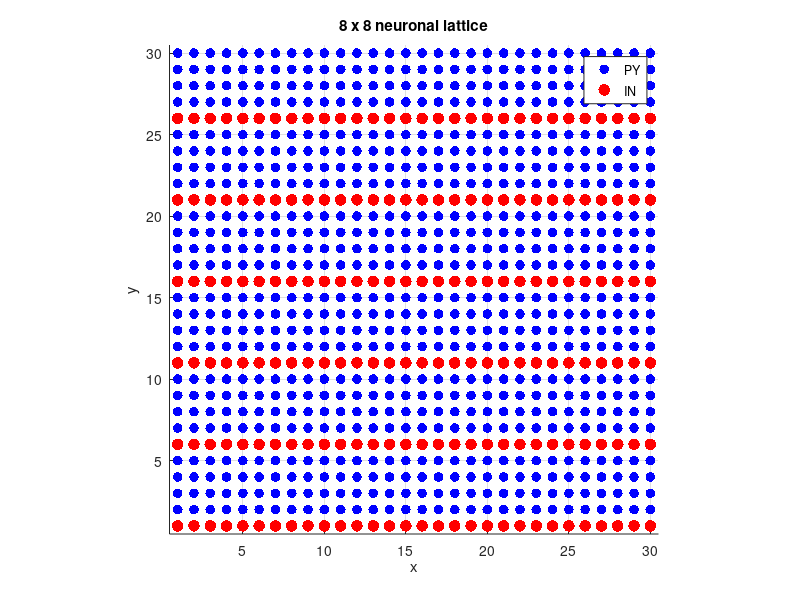
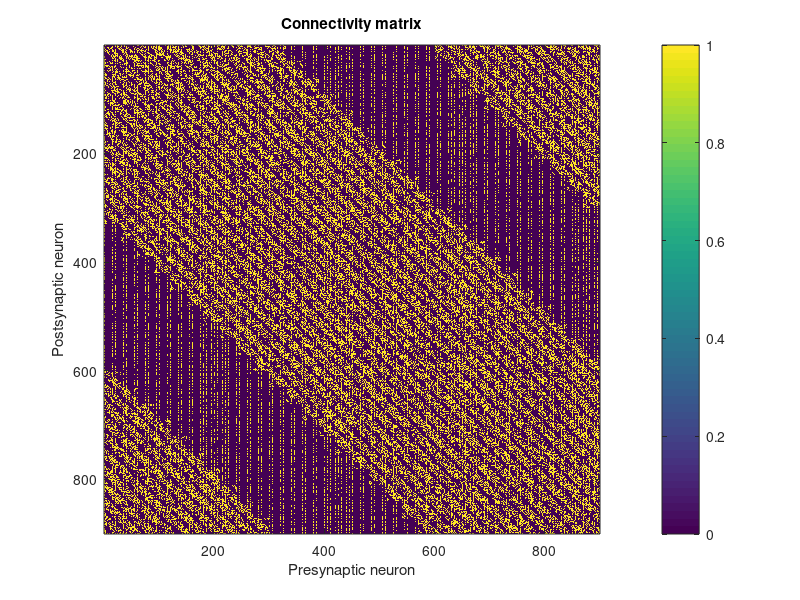

These figures' MATLAB source, in order: (Note: this script raises an error after producing the figures.)
clear;
clc;
close all;

%% ============================================================
%  NETWORK PARAMETERS
%  ============================================================

Nx = 30;
Ny = 30;

N = Nx * Ny;
gGABA_scale = 1;
gNMDA_scale = 1;
integration_method = "R4K";

rng(1);               % Fixed seed for random number generation

% External drives
vSTIM_PY = 250;
vSTIM_IN = 500;

% Neuron types
% 1 = PY
% 2 = IN

type = ones(N,1);
type(1:5:N) = 2;

PY = find(type == 1);
IN = find(type == 2);

NPY = length(PY);
NIN = length(IN);

fprintf('Total neurons: %d\n',N);
fprintf('PY neurons:     %d\n',NPY);
fprintf('IN neurons:     %d\n',NIN);


%% ============================================================
%  LATTICE
%  ============================================================

[xGrid,yGrid] = meshgrid(1:Nx,1:Ny);

x = xGrid(:);
y = yGrid(:);


%% Plot lattice

figure;

scatter(x(PY),y(PY),50,'b','filled');
hold on;

scatter(x(IN),y(IN),70,'r','filled');

xlabel('x');
ylabel('y');

title('8 x 8 neuronal lattice');

legend('PY','IN');

axis equal;
xlim([0.5 Nx+0.5]);
ylim([0.5 Ny+0.5]);

grid on;


%% ============================================================
%  CONNECTIVITY PARAMETERS
%  ============================================================

% Connection probabilities

p_PY_PY = 0.4;
p_PY_IN = 0.3;
p_IN_PY = 0.6;
p_IN_IN = 0.7;

% Spatial footprints

LF_PY_PY = 10;
LF_PY_IN = 10;
LF_IN_PY = 20;

% For IN -> IN the paper specifies probability,
% but does not give a separate footprint.
LF_IN_IN = 10;


%% ============================================================
%  CREATE CONNECTIVITY MATRIX
%  ============================================================

% C(post,pre) = 1 means:
%
%       pre  --->  post

C = zeros(N,N);

for pre = 1:N
    for post = 1:N
        % No self-connections
        if pre == post
            continue;
        end

        % Determine connection type
        if type(pre) == 1 && type(post) == 1
            % PY -> PY
            p = p_PY_PY;
            LF = LF_PY_PY;
        elseif type(pre) == 1 && type(post) == 2
            % PY -> IN
            p = p_PY_IN;
            LF = LF_PY_IN;
        elseif type(pre) == 2 && type(post) == 1
            % IN -> PY
            p = p_IN_PY;
            LF = LF_IN_PY;
        else
            % IN -> IN
            p = p_IN_IN;
            LF = LF_IN_IN;
        end


        % Check spatial footprint
        dx = abs(x(pre) - x(post));
        dx = min(dx, Nx - dx);           % wraparound

        dy = abs(y(pre) - y(post));
        dy = min(dy, Ny - dy);           % wraparound

        insideFootprint = (dx <= LF) && (dy <= LF);

        % Randomly create synapse
        if insideFootprint
            if rand < p
                C(post,pre) = 1;
            end
        end
    end
end

%C = zeros(N,N);

%% ============================================================
%  DISPLAY CONNECTIVITY
%  ============================================================

figure;

imagesc(C);

xlabel('Presynaptic neuron');
ylabel('Postsynaptic neuron');

title('Connectivity matrix');

colorbar;


%% ============================================================
%  NUMBER OF CONNECTIONS
%  ============================================================

fprintf('\nConnections:\n');

fprintf('PY -> PY: %d\n', sum(C(PY,PY),'all'));
fprintf('PY -> IN: %d\n', sum(C(IN,PY),'all'));
fprintf('IN -> PY: %d\n', sum(C(PY,IN),'all'));
fprintf('IN -> IN: %d\n',  sum(C(IN,IN),'all'));


%% ============================================================
%  INITIAL STATE VECTOR
%  ============================================================

nStatesIN = 11;
nStatesPY = 7;

g_GABA_IN = 0.5;
g_GABA_PY = 0.8;

% Parameters for Tsodyks-Markram + calcium/PV GABA release parameters (paper eqs. 13-18)
lambda_t = 0.03e-3;
Ka = 0.2;
bt = 100;
c_rest = 0.05;
bt_vec = bt * ones(NIN,1);

% Initial conditions for IN neurons
V0 = -65;   % chosen resting potential [mV]

alpha_h = 0.07 * exp(-(V0 + 58) / 20);
beta_h  = 1 / (exp(-0.1 * (V0 + 28)) + 1);
h0 = alpha_h / (alpha_h + beta_h);

alpha_n = -0.01 * (V0 + 34) / (exp(-0.1 * (V0 + 34)) - 1);
beta_n  = 0.125 * exp(-(V0 + 44) / 80);
n0 = alpha_n / (alpha_n + beta_n);

Y_IN = [V0;         % Vm
      h0;           % h
      n0;           % n
      0;            % gAMPA   - no synapse active yet
      0;            % gNMDA_S - no synapse active yet
      0;            % gNMDA_F - no synapse active yet
      0;            % gGABA   - no synapse active yet
      1;            % X       - fraction of GABA resource "ready to release"
      0;            % Y       - fraction of GABA resource "actively being released" right now
      c_rest;       % c       - residual presynaptic calcium concentration
      0];           % b       - calcium bound to parvalbumin


% Initial conditions for IN neurons
Vm_rest = -70;
w_rest  = 0.5*(1 + tanh((Vm_rest + 2)  /21));
z_rest  = 1  /(1 + exp(-Vm_rest/5));
Y_PY = [Vm_rest;    % Vm
      w_rest;       % w
      z_rest;       % z
      0;            % gAMPA   - no synapse active yet
      0;            % gNMDA_S - no synapse active yet
      0;       % gNMDA_F - no synapse active yet
      0];           % gGABA   - no synapse active yet

% ---- reorder connectivity to match Y's [PY block; IN block] layout ----
C_PYPY = C(PY,PY);   % PY - PY connections
C_INPY = C(PY,IN);   % PY - IN connections
C_PYIN = C(IN,PY);   % IN - PY connections
C_ININ = C(IN,IN);   % IN - IN connections

N_in_PYPY = max(sum(C_PYPY, 2), 1);   % PY inputs per PY
N_in_PYIN = max(sum(C_PYIN, 2), 1);   % PY inputs per IN
N_in_INPY = max(sum(C_INPY, 2), 1);   % IN inputs per PY
N_in_ININ = max(sum(C_ININ, 2), 1);   % IN inputs per IN

% Uncomment to add external input
% I_amp_PY = 80 + 5*randn(NPY,1);   
% I_amp_IN = 80 + 5*randn(NIN,1);

I_amp_PY = zeros(NPY,1);
I_amp_IN = zeros(NIN,1);

dt = 0.05;          
T_total = 300;
nSteps = round(T_total/dt);

Y = [repmat(Y_PY, NPY, 1); repmat(Y_IN, NIN, 1)];
Vidx_PY = 1:nStatesPY:nStatesPY*NPY;
Vidx_IN = nStatesPY*NPY+1 : nStatesIN : nStatesPY*NPY+nStatesIN*NIN;

rasterT = []; rasterID = [];
Vprev = Y([Vidx_PY, Vidx_IN]);   % for threshold-crossing detection

spikeAMPA = false(NPY+NIN,1);
spikeGABA = false(NPY+NIN,1);

LFP = zeros(nSteps,1);

h = waitbar(0, 'Processing...');

% External drives probability calculation
p_ext_PY = 1 - exp(-vSTIM_PY * dt / 1000);
p_ext_IN = 1 - exp(-vSTIM_IN * dt / 1000);

%test space
%C_PYPY(:)=0; C_PYIN(:)=0; C_ININ(:)=0; p_ext_IN = 0;

g_EXT_PYPY = 0.25;    % paper's value, PY's external excitatory conductance
g_EXT_INPY = 0.003;   % paper's value, IN's external excitatory conductance
g_EXT_PYIN = 0.025;   % external inhibitory conductance onto PY (g~EXT^{PY<-IN})
g_EXT_ININ = 1e-4;    % external inhibitory conductance onto IN (g~EXT^{IN<-IN}


Xidx_IN = 7*NPY+8 : nStatesIN : 7*NPY+nStatesIN*NIN;
Yidx_IN = 7*NPY+9 : nStatesIN : 7*NPY+nStatesIN*NIN;
cidx_IN = 7*NPY+10: nStatesIN : 7*NPY+nStatesIN*NIN;
bidx_IN = 7*NPY+11: nStatesIN : 7*NPY+nStatesIN*NIN;
gGABA_idx_PY = 7:7:7*NPY;
gGABA_idx_IN = 7*NPY+7 : nStatesIN : 7*NPY+nStatesIN*NIN;
gNMDAs_idx_PY = 5:7:7*NPY;  gNMDAf_idx_PY = 6:7:7*NPY;

gAMPA_idx_PY  =  4:7:7*NPY;
gAMPA_idx_IN  = 7*NPY+4 : 11 : 7*NPY+11*NIN;
gNMDAs_idx_IN = 7*NPY+5 : 11 : 7*NPY+11*NIN;
gNMDAf_idx_IN = 7*NPY+6 : 11 : 7*NPY+11*NIN;

% testing plots 
zTrace = zeros(nSteps,1);
gGABATrace = zeros(nSteps,1);
gGABAsourceTrace = zeros(nSteps,1);
YrelMeanTrace = zeros(nSteps,1);

%   fprintf('Kicked %d neurons. Vm values: ', n_kick); disp(Y(Vidx_PY(kick_idx))');
spikedPY = false(NPY,1);
spikedIN = false(NIN,1);

% track state variables
Vm_trace = zeros(nSteps, NPY+NIN); 
GABA_trace = zeros(nSteps, NPY+NIN); 
gNMDAsTrace = zeros(nSteps,1);
gNMDAfTrace = zeros(nSteps,1);
gAMPATrace  = zeros(nSteps,1);

% pick a connected PY/IN pair: IN j projects to PY i
%iPY = find(sum(C_INPY, 2) > 0, 1);
%iIN = find(C_INPY(iPY,:), 1);      % first IN presynaptic to PY 1
%if isempty(iIN), iIN = 1; end

% test 3
%iIN  = 1;
%prePY = find(C_PYIN(iIN, :));          % all PYs that project to IN 1
%iPY  = prePY(1);  
%n_kick = 10;                                 
%n_kick = min(n_kick, numel(prePY)); 
%kick_times = 200:100:900;

rec_t   = (0:nSteps-1)*dt;
rec_V   = zeros(nSteps, 2);   % PY #1, IN #1
rec_gA  = zeros(nSteps, 2);
rec_gG  = zeros(nSteps, 2);
rec_XYc = zeros(nSteps, 3);   % X, Y, c of IN #1
for k = 1:nSteps
    
        t = k*dt;
        extSpikePY = rand(NPY,1) < p_ext_PY;
        extSpikeIN = rand(NIN,1) < p_ext_IN;
        extGabaPY = rand(NPY,1) < p_ext_PY;   
        extGabaIN = rand(NIN,1) < p_ext_IN;   
        
        Yrel = Y(Yidx_IN);  
        arrivedAMPA_PY = (C_PYPY * spikedPY);% ./ N_in_PYPY;
        arrivedAMPA_IN = (C_PYIN * spikedPY);% ./ N_in_PYIN;
        gGABA_source_PY = gGABA_scale * g_GABA_PY * (C_INPY * Yrel);
        gGABA_source_IN = gGABA_scale * g_GABA_IN * (C_ININ * Yrel);
        
        % -------GABA release terminal constants (Tsodyks-Markram + calcium/PV)
        lambda_t = 0.03e-3;   % async-release rate constant
        Ka = 0.2;              % calcium affinity of async release
        
        c_prev = Y(cidx_IN);   % last step's calcium level, per IN neuron
        lam = lambda_t .* (c_prev.^4) ./ (c_prev.^4 + Ka.^4);
        asyncEvent = rand(NIN,1) < (1 - exp(-lam.*dt));
        bt_vec = bt * ones(NIN,1);
    


   if integration_method == "R4K"
        k1 = computeDY_spikes_gaba(t,        Y,           NPY, NIN, arrivedAMPA_PY, arrivedAMPA_IN, gGABA_source_PY, gGABA_source_IN, extSpikePY, extGabaPY, extSpikeIN, extGabaIN, dt, gNMDA_scale,bt_vec, spikedIN,asyncEvent);
        k2 = computeDY_spikes_gaba(t + dt/2, Y + dt/2*k1, NPY, NIN, arrivedAMPA_PY, arrivedAMPA_IN, gGABA_source_PY, gGABA_source_IN, extSpikePY, extGabaPY, extSpikeIN, extGabaIN, dt, gNMDA_scale,bt_vec, spikedIN,asyncEvent);
        k3 = computeDY_spikes_gaba(t + dt/2, Y + dt/2*k2, NPY, NIN, arrivedAMPA_PY, arrivedAMPA_IN, gGABA_source_PY, gGABA_source_IN, extSpikePY, extGabaPY, extSpikeIN, extGabaIN, dt, gNMDA_scale,bt_vec, spikedIN,asyncEvent);
        k4 = computeDY_spikes_gaba(t + dt,   Y + dt*k3,   NPY, NIN, arrivedAMPA_PY, arrivedAMPA_IN, gGABA_source_PY, gGABA_source_IN, extSpikePY, extGabaPY, extSpikeIN, extGabaIN, dt, gNMDA_scale,bt_vec, spikedIN,asyncEvent);
        Y = Y + (dt/6)*(k1 + 2*k2 + 2*k3 + k4);
        %rec_V(k,:)   = [Y(Vidx_PY(iPY)),      Y(Vidx_IN(iIN))];
        %rec_gA(k,:)  = [Y(gAMPA_idx_PY(iPY)), Y(gAMPA_idx_IN(iIN))];
        %rec_gG(k,:)  = [Y(gGABA_idx_PY(iPY)), Y(gGABA_idx_IN(iIN))];
        %rec_XYc(k,:) = [Y(Xidx_IN(iIN)), Y(Yidx_IN(iIN)), Y(cidx_IN(iIN))];
        %rec_XYc(k,:) = [Y(Xidx_IN(1)),  Y(Yidx_IN(1)), Y(cidx_IN(1))];
        %test 4
        %if k == round(200/dt), Y(Vidx_IN(iIN)) = 20; end
        %test 3
        %if any(k == round(kick_times/dt)), Y(Vidx_PY(prePY(1:n_kick))) = 20; end
    elseif integration_method == "Euler"
        dY = computeDY_spikes_gaba(t,Y,NPY,NIN,arrivedAMPA_PY, arrivedAMPA_IN, gGABA_source_PY, gGABA_source_IN, extSpikePY, extGabaPY, extSpikeIN, extGabaIN, dt, gNMDA_scale,bt_vec, spikedIN,asyncEvent);
        Y  = Y + dt*dY;          % forward Euler
    end
    % spike detection, depletion, clamps, async draws as before

    % ---- 2. spike detection  ----
    Vnow = Y([Vidx_PY, Vidx_IN]);
    
    Vm_trace(k,:) = Vnow;
    gGABAsourceTrace(k) = mean(gGABA_source_PY);
    YrelMeanTrace(k) = mean(Yrel);

    spiked = (Vprev < 0) & (Vnow >= 0);
    Vprev = Vnow;
    spikedPY = spiked(1:NPY);
    spikedIN = spiked(NPY+1:end);

    if any(spiked)
        ids = find(spiked);
        rasterT = [rasterT; repmat(t, numel(ids),1)];
        rasterID = [rasterID; ids];
    end
    
    % track variables 
    gNMDAsTrace(k) = mean(Y(7*NPY+5 : 11 : 7*NPY+11*NIN));
    gNMDAfTrace(k) = mean(Y(7*NPY+6 : 11 : 7*NPY+11*NIN));
    gAMPATrace(k)  = mean(Y(7*NPY+4 : 11 : 7*NPY+11*NIN));
  
    LFP(k) = mean(Vnow);
    zTrace(k) = mean(Y(3:7:7*NPY));
    GABA_trace(k,:) = [Y(gGABA_idx_PY)', Y(gGABA_idx_IN)'];
    waitbar(k/nSteps, h, sprintf('Processing %d/%d', k, nSteps))

end

figure; plot(rasterT, rasterID, '.k'); xlabel('t [ms]'); ylabel('neuron id');

%% ============================================================
%  HELPER PLOTS
%  ============================================================

Fs = 1000/dt;   % dt in ms -> Fs in Hz. With dt=0.05ms this gives Fs=20000 Hz,
                 % which happens to match the paper's stated 20 kHz LFP sampling rate exactly.



figure;
[s,f,t_spec] = spectrogram(LFP - mean(LFP), 256, 240, 512, Fs);
imagesc(t_spec*1000, f, abs(s).^2);
axis xy;
ylim([0 100]);
xlabel('Time [ms]'); ylabel('Frequency [Hz]');
title('LFP spectrogram'); colorbar;

figure; plot((1:nSteps)*dt, LFP);
xlabel('t [ms]'); ylabel('LFP [mV]');
fprintf('LFP range: [%.4f, %.4f], std: %.6f\n', min(LFP), max(LFP), std(LFP));

binSize = 5;  % ms
edges = 0:binSize:T_total;

figure;
subplot(2,1,1);
histogram(rasterT(rasterID<=NPY), edges);
title('PY population rate'); xlabel('t [ms]'); ylabel('spikes/bin');

subplot(2,1,2);
histogram(rasterT(rasterID>NPY), edges);
title('IN population rate'); xlabel('t [ms]'); ylabel('spikes/bin');

figure;
subplot(2,1,1);
plot((1:nSteps)*dt, zTrace);
xlabel('t [ms]'); ylabel('mean z (PY population)');
title('PY adaptation variable over time');

subplot(2,1,2);
plot((1:nSteps)*dt, gGABATrace);
xlabel('t [ms]'); ylabel('mean gGABA (PY population)');
title('PY inhibitory conductance over time');

figure;
subplot(2,1,1); plot((1:nSteps)*dt, gGABAsourceTrace); ylabel('mean gGABA\_source\_PY'); title('Source term over time');
subplot(2,1,2); plot((1:nSteps)*dt, YrelMeanTrace); ylabel('mean Yrel (IN release var)'); title('IN Y state over time');
title('GABA and Yrel');

function check_rhythm_v2(rasterT, rasterID, NPY, t_start, t_end)
    binSize = 1; % finer resolution -- Nyquist now 500Hz, plenty of headroom
    edges = t_start:binSize:t_end;
    psth = histcounts(rasterT(rasterID<=NPY & rasterT>=t_start & rasterT<=t_end), edges);
    [acor, lags] = xcorr(psth - mean(psth), 'coeff');

    figure;
    plot(lags*binSize, acor); xlim([-100 100]); grid on;
    xlabel('lag [ms]'); ylabel('autocorrelation');
    title(sprintf('[%d-%dms]', t_start, t_end));

    % require peaks to be at least 8ms from lag=0 (above gama-period range)
    % and at least 8ms apart from each other, to skip trivial near-zero-lag bumps
    [pks, locs] = findpeaks(acor(lags>8), 'MinPeakDistance', 8);
    if ~isempty(locs)
        period = lags(lags>8); period = period(locs(1));
        fprintf('[%d-%dms]: first real peak at lag=%.1fms -> %.1fHz (height=%.2f)\n', ...
            t_start, t_end, period, 1000/period, pks(1));
    end
end



check_rhythm_v2(rasterT, rasterID, NPY, 100, 250);
check_rhythm_v2(rasterT, rasterID, NPY, 350, 500);



if (N <= 25)
    figure;
    offset_step = 100;  % mV spacing between neurons, adjust to taste
    hold on;
    timeAxis = (1:nSteps)*dt;
    for i = 1:(NPY+NIN)
        plot(timeAxis, Vm_trace(:,i) + (i-1)*offset_step, 'k');
    end
    % mark PY/IN boundary
    yline((NPY-0.5)*offset_step, '--r');
    xlabel('t [ms]');
    ylabel('Neuron id (offset for visibility)');
    title('Vm per neuron over time (PY below dashed line, IN above)');
    yticks((0:(NPY+NIN-1))*offset_step);
    yticklabels(1:(NPY+NIN));
    hold off;
end

if (N <= 25)
    figure;
    offset_step = 100;  % mV spacing between neurons, adjust to taste
    hold on;
    timeAxis = (1:nSteps)*dt;
    for i = 1:(NPY+NIN)
        plot(timeAxis, GABA_trace(:,i) + (i-1)*offset_step, 'k');
    end
    % mark PY/IN boundary
    yline((NPY-0.5)*offset_step, '--r');
    xlabel('t [ms]');
    ylabel('Neuron id (offset for visibility)');
    title('gGABA per neuron over time (PY below dashed line, IN above)');
    yticks((0:(NPY+NIN-1))*offset_step);
    yticklabels(1:(NPY+NIN));
    hold off;
end

figure;
offset_step = 100;  % mV spacing between neurons, adjust to taste
hold on;
timeAxis = (1:nSteps)*dt;
for i = 1:(NPY+NIN)
    plot(timeAxis, Vm_trace(:,i) + (i-1)*offset_step, 'k');
end
% mark PY/IN boundary
yline((NPY-0.5)*offset_step, '--r');
xlabel('t [ms]');
ylabel('Neuron id (offset for visibility)');
title('Vm per neuron over time (PY below dashed line, IN above)');
yticks((0:(NPY+NIN-1))*offset_step);
yticklabels(1:(NPY+NIN));
hold off;

function dY = computeDY_spikes_gaba(t, Y, NPY, NIN, arrivedAMPA_PY, arrivedAMPA_IN, gGABA_source_PY, gGABA_source_IN, extSpikePY, extGabaPY, extSpikeIN, extGabaIN, dt, gNMDA_scale, bt_vec, spikedIN, asyncEvent)
    dY = zeros(size(Y));

    % PY: 7 states each, 11-element p (last 3 unused, kept for layout parity)
    for i = 1:NPY
        idx = (i-1)*7 + (1:7);
        p_i = [0, 0, arrivedAMPA_PY(i), gGABA_source_PY(i), extSpikePY(i), extGabaPY(i), dt, gNMDA_scale, 0, 0, 0];
        dY(idx) = PY_neuron_ode(t, Y(idx), p_i);
    end

    % IN: 11 states each, full 11-element p including bt/spike_own_IN/asyncEvent_own
    off = NPY*7;
    for i = 1:NIN
        idx = off + (i-1)*11 + (1:11);
        p_i = [0, 0, arrivedAMPA_IN(i), gGABA_source_IN(i), extSpikeIN(i), extGabaIN(i), dt, gNMDA_scale, bt_vec(i), spikedIN(i), asyncEvent(i)];
        dY(idx) = IN_neuron_ode(t, Y(idx), p_i);
    end
end

fprintf('t=%.2f: mean gGABA_source_PY = %.6f\n', t, mean(gGABA_source_PY));

figure;
subplot(2,1,1); plot((1:nSteps)*dt, gGABAsourceTrace); ylabel('mean gGABA\_source\_PY'); title('Source term over time');
subplot(2,1,2); plot((1:nSteps)*dt, YrelMeanTrace); ylabel('mean Yrel (IN release var)'); title('IN Y state over time');

window_len = 2000;   % samples = 2000/20000*1000 = 100ms of data per window -> ~10Hz resolution
skip_ms = 100;   % exclude the initial transient (visible in your plot, roughly 0-100ms)
skip_idx = round(skip_ms/dt);
[s,f,t_spec] = spectrogram(LFP(skip_idx:end) - mean(LFP(skip_idx:end)), window_len, round(window_len*0.9), 2048, Fs);

figure;
imagesc(t_spec*1000 + skip_ms, f, abs(s).^2);
axis xy;
ylim([0 100]);
xlabel('Time [ms]'); ylabel('Frequency [Hz]');
title('LFP spectrogram (Fig. 1C equivalent)');
colorbar;

avg_power = mean(abs(s).^2, 2);
[peak_val, peak_idx] = max(avg_power);
fprintf('Dominant frequency (max time-averaged power): %.1f Hz (power=%.2e)\n', f(peak_idx), peak_val);


%figure;
%plot(f, avg_power);
%xlim([0 150]);   % widen past 100Hz to see if the peak is actually higher
%xlabel('Frequency [Hz]'); ylabel('Spectral Power');
%title('Time-averaged spectral power');

%figure;
%tAx = (1:nSteps)*dt;
%plot(tAx, gAMPATrace, 'LineWidth', 1); hold on;
%plot(tAx, gNMDAsTrace, 'LineWidth', 1);
%plot(tAx, gNMDAfTrace, 'LineWidth', 1);
%plot(tAx, gNMDAsTrace - gNMDAfTrace, 'k--', 'LineWidth', 1.2);
%hold off;
%xlabel('time [ms]'); ylabel('conductance [mS/cm^2]');
%legend('gAMPA','gNMDA_S','gNMDA_F','gNMDA_S - gNMDA_F', 'Location','best');
title('Mean PY synaptic conductances');

check_rhythm_v2(rasterT, rasterID, NPY, 300, 1000);
fprintf('PY %.1f Hz, IN %.1f Hz\n', ...
    sum(rasterID<=NPY & rasterT>300)/NPY/0.7, ...
    sum(rasterID> NPY & rasterT>300)/NIN/0.7);

gL_PY = 0.1;   % <-- use the actual gL from PY_neuron_ode.m

figure;
subplot(4,1,1); plot(rec_t, rec_V);          ylabel('Vm [mV]'); legend('PY','IN');
subplot(4,1,2); plot(rec_t, rec_gA / gL_PY); ylabel('gAMPA / gL');
subplot(4,1,3); plot(rec_t, rec_gG / gL_PY); ylabel('gGABA / gL');
subplot(4,1,4); plot(rec_t, rec_XYc);        ylabel('X, Y, c'); legend('X','Y','c');
xlabel('t [ms]');

rate_PY = sum(rasterID <= NPY) / NPY / (T_total/1000)
rate_IN = sum(rasterID >  NPY) / NIN / (T_total/1000)
peak_gG_PY_over_gL = max(rec_gG(:,1)) / gL_PY

%inSp = rasterT(rasterID == NPY + iIN);
%hits = arrayfun(@(tk) any(inSp > tk & inSp <= tk+5), kick_times);
%fprintf('n_kick=%d: %d/%d kicks recruited the IN\n', n_kick, sum(hits), numel(hits));
